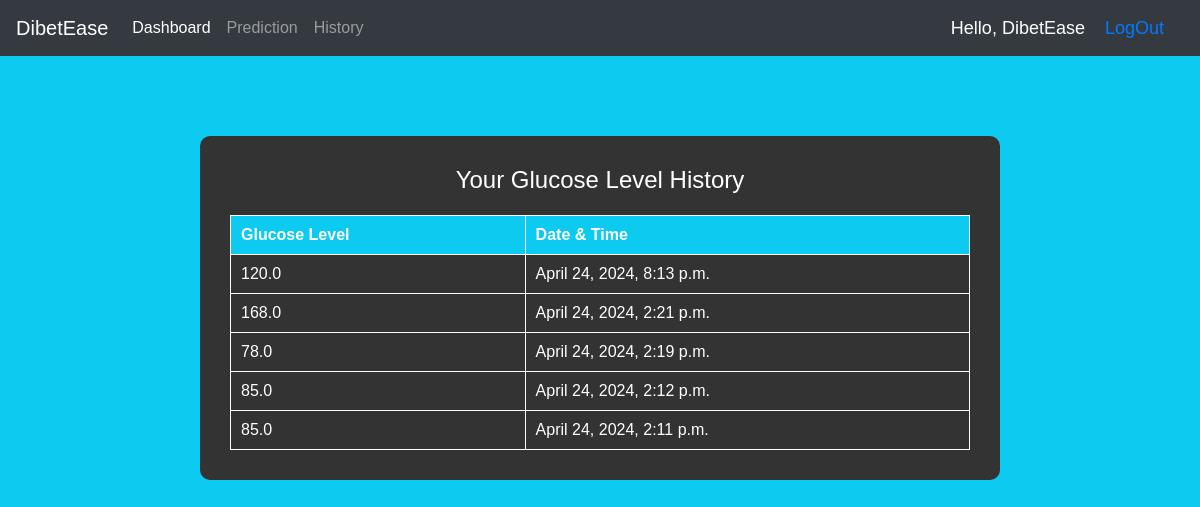
Page /history/ (signed in) on the committed database.
### user/models.py (models this page shows, shortened)
class HealthData(models.Model):
    user = models.ForeignKey(User, on_delete=models.CASCADE)  # Link to User model
    glucose_level = models.FloatField(null=True, blank=True)
    timestamp = models.DateTimeField(auto_now_add=True)

### user/views.py (the view)
# urls.py: path('history/',views.history, name='history'),
def history(request):
    current_user = request.user
    history_data = HealthData.objects.filter(user=current_user).order_by('-timestamp')
    context = {'history': history_data}
    return render(request, 'user/history.html', context)

### user/templates/user/history.html (shortened to what this page needs)
{% include "user/navbar.html" %}
<!DOCTYPE html>
<html lang="en">
<head>
    <link rel="stylesheet" href="https://cdn.jsdelivr.net/npm/bootstrap@4.3.1/dist/css/bootstrap.min.css">
</head>
<body>
  <div class="container">
    <h2 class="history-title">Your Glucose Level History</h2>
    <table class="history-table">
      <thead>
        <tr>
          <th>Glucose Level</th>
          <th>Date & Time</th>
        </tr>
      </thead>
      <tbody>
        {% for entry in history %}
        <tr>
          <td>{{ entry.glucose_level }}</td>
          <td>{{ entry.timestamp }}</td>
        </tr>
        {% endfor %}
      </tbody>
    </table>
  </div>
</body>
  </html>

### user/templates/user/navbar.html (shortened to what this page needs)
<nav class="navbar navbar-expand-lg navbar-dark bg-dark">
    <a class="navbar-brand" href="#">DibetEase</a>
    <div class="collapse navbar-collapse" id="navbarSupportedContent">
      <ul class="navbar-nav mr-auto">
        <li class="nav-item active">
          <a class="nav-link" href="{%url 'dashboard'%}">Dashboard </a>
        </li>
        <li class="nav-item">
          <a class="nav-link" href="{% url 'predict' %}">Prediction</a>
        </li>
        <li class="nav-item">
            <a class="nav-link" href="{% url 'history' %}">History</a>
          </li>
      </ul>
    <span class="hello-msg">Hello, {{request.user}}</span>
    <span class="hello-msg"><a  href="{% url 'logout' %}">LogOut</a></span>
  </nav>

### user/templates/user/navbar.html (style rules this page uses)
.hello-msg { font-size: 18px; color: #ffffff; margin-right: 20px; }

### user/templates/user/history.html (style rules this page uses)
body { background-color: #0dcaf0; color: white; font-family: sans-serif; }
.container { padding: 30px; max-width: 800px; margin: 0 auto; background-color: #333333; border-radius: 10px; color: white; margin-top: 80px; }
.history-title { text-align: center; margin-bottom: 20px; font-size: 1.5rem; }
.history-table { border-collapse: collapse; width: 100%; color: white; }
.history-table th, .history-table td { padding: 10px; border: 1px solid #ffffff; text-align: left; }
.history-table th { background-color: #0dcaf0; }

### rows in the picture
HealthData: glucose_level "120.0", timestamp "April 24, 2024, 8:13 p.m."
HealthData: glucose_level "168.0", timestamp "April 24, 2024, 2:21 p.m."
HealthData: glucose_level "78.0", timestamp "April 24, 2024, 2:19 p.m."
HealthData: glucose_level "85.0", timestamp "April 24, 2024, 2:12 p.m."
HealthData: glucose_level "85.0", timestamp "April 24, 2024, 2:11 p.m."

### other values in the picture
{{ request.user }} "DibetEase"
